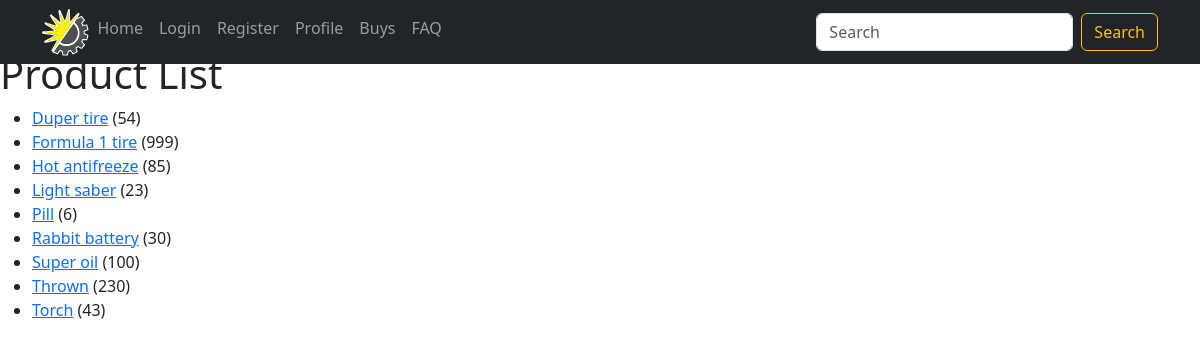
Before: /products/ with the older database file.
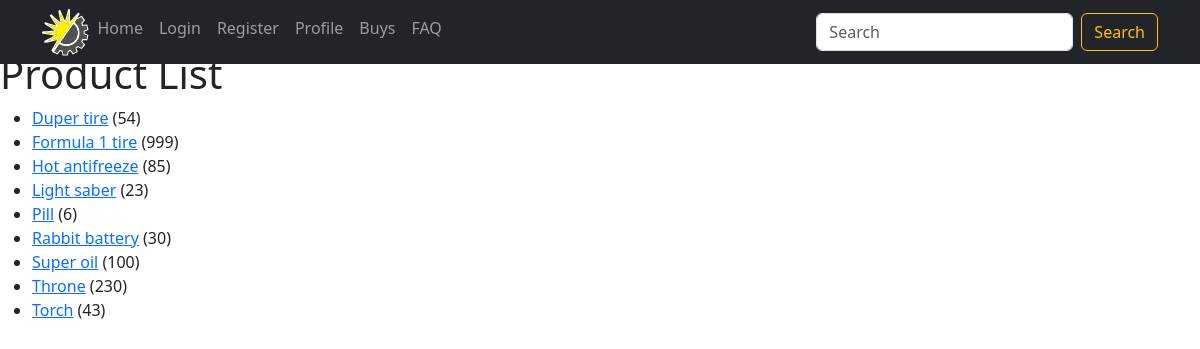
After: the same page with the newer database file.
### apps/shop/models.py (models this page shows, shortened)
class Product(models.Model):
    name = models.CharField(max_length=64, unique=True)
    category = models.ForeignKey(Category, null=True, on_delete=models.SET_NULL)
    article = models.UUIDField(primary_key=True, default=uuid.uuid4, editable=False,
                               help_text="Unique ID for this product")
    price = models.IntegerField(validators=[get_not_negative_validator('Price')])
    providers = models.ManyToManyField(Provider, help_text="Select a provider for this product",
                                       blank=True, related_name='products')
    image = NamedImageField(upload_to='products_images',
                            get_filename=model_funcs.get_product_image_filename, storage=OverwriteCodedStorage())
    image_key = models.UUIDField(default=uuid.uuid4, editable=False)
    def get_absolute_url(self):
        return f"/product/{self.article}/"
    def get_few_providers(self):
        max_count = 3
        providers = self.providers.all()
        if len(providers) > max_count:
            return ', '.join([provider.username for provider in providers[:max_count - 1]]) + " and others"
        else:
            return ', '.join([provider.username for provider in providers])
    get_few_providers.short_description = 'Providers'
    class Meta:
        verbose_name = "product"
        verbose_name_plural = "products"
        ordering = ("name",)

### apps/shop/views.py (the view)
# urls.py: path('products/', views.ProductListView.as_view(), name='products'),
class ProductListView(generic.ListView):
    model = Product
    paginate_by = 10

### apps/shop/templates/shop/product_list.html
{% extends "shop/carousel.html" %}
{% block content %}
  <h1>Product List</h1>
  <ul>
  {% for product in product_list %}
    <li>
      <a href="{{ product.get_absolute_url }}">{{ product.name }}</a> ({{product.price}})
    </li>
  {% empty %}
    <li>There are no products in a shop.</li>
  {% endfor %}
  </ul>
{% endblock %}

Changed rows visible on the page:
changed Product: name "Thrown" → "Throne"
